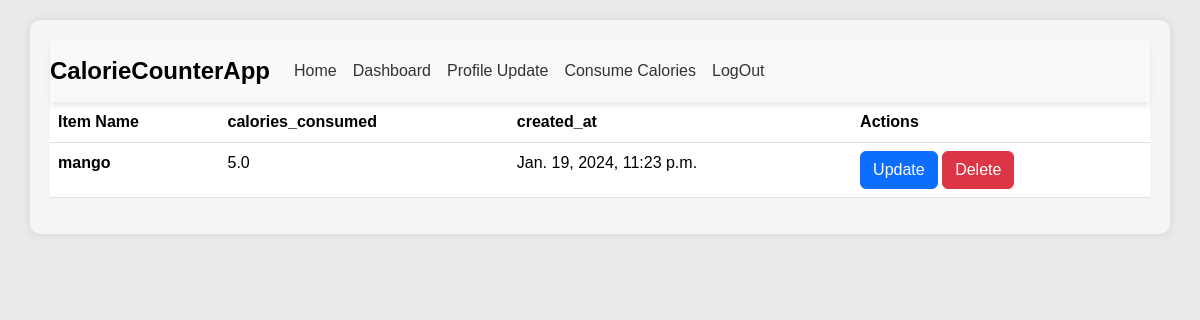
The app's page /home/ (signed in) with its own data.
### myApp/models.py (models this page shows, shortened)
class ConsumedItems(models.Model):
    user = models.ForeignKey(User, on_delete=models.CASCADE)
    item_name = models.CharField(max_length=255)
    calories_consumed = models.FloatField()
    created_at = models.DateTimeField(default=timezone.now, editable=False)

### myApp/views.py (the view)
# urls.py: path('home/', home, name='home'),
def home(request):
    user = request.user
    consumed_items = ConsumedItems.objects.filter(user=user)
    return render(request,'home.html',{'items':consumed_items})

### myApp/templates/home.html (shortened to what this page needs)
{% extends "base.html" %}
{% block content %}
  <table class="table">
    <thead>
      <tr>
        <th scope="col">Item Name</th>
        <th scope="col">calories_consumed</th>
        <th scope="col">created_at</th>
        <th scope="col">Actions</th>
      </tr>
    </thead>
    <tbody>
    {% if items %}
      {% for item in items %}
      <tr>
        <th >{{ item.item_name }}</th>
        <td>{{ item.calories_consumed }}</td>
        <td>{{ item.created_at }}</td>
        <td>
            <a class="btn btn-primary" href="{% url 'update_item' item.id %}" role="button">Update</a>
            <a class="btn btn-danger" href="{% url 'delete_item' item.id %}" role="button">Delete</a>
        </td>
        {% endfor %}
  {% else %}
    <p>No consumed items yet.</p>
  {% endif %}
      </tr>
    </tbody>
  </table>
{% endblock content %}

### myApp/templates/base.html (style rules this page uses)
body { font-family: 'Arial', sans-serif; background-color: #eaeaea; }

### records on screen
ConsumedItems: item_name "mango", calories_consumed "5.0", created_at "Jan. 19, 2024, 11:23 p.m."
